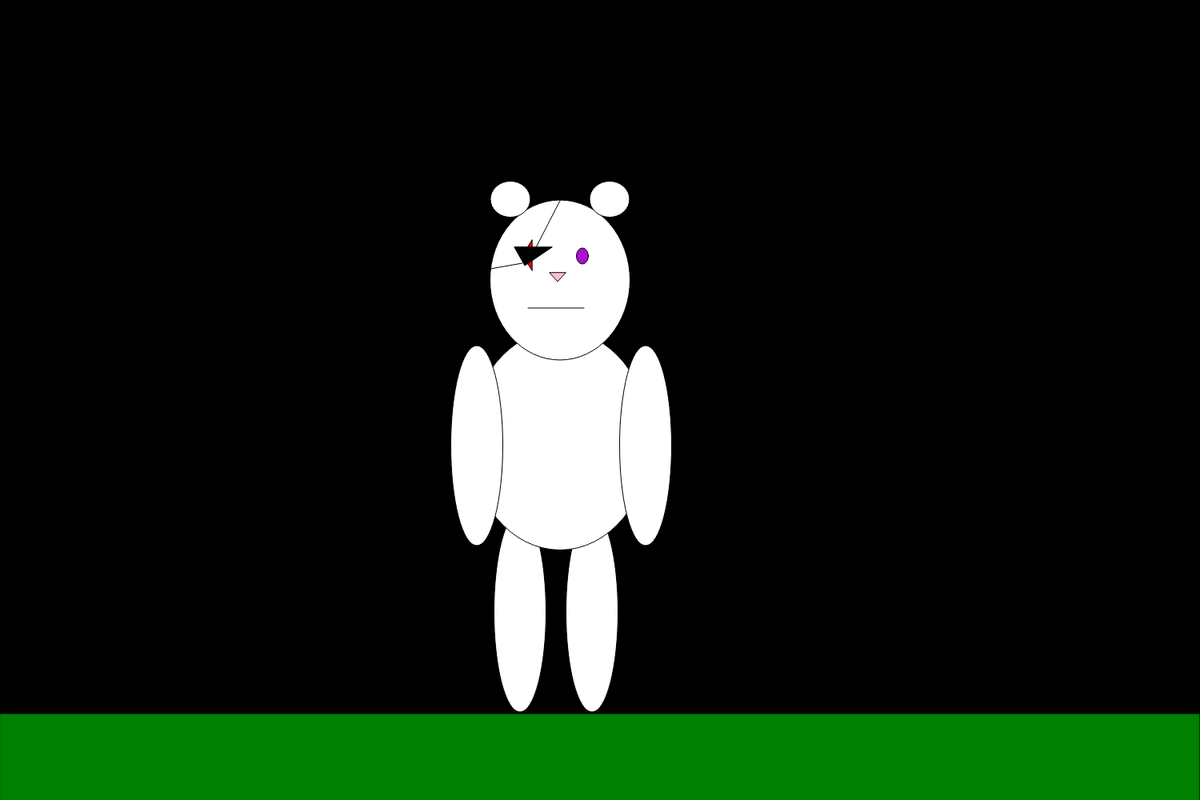
Frame 1 (no input)
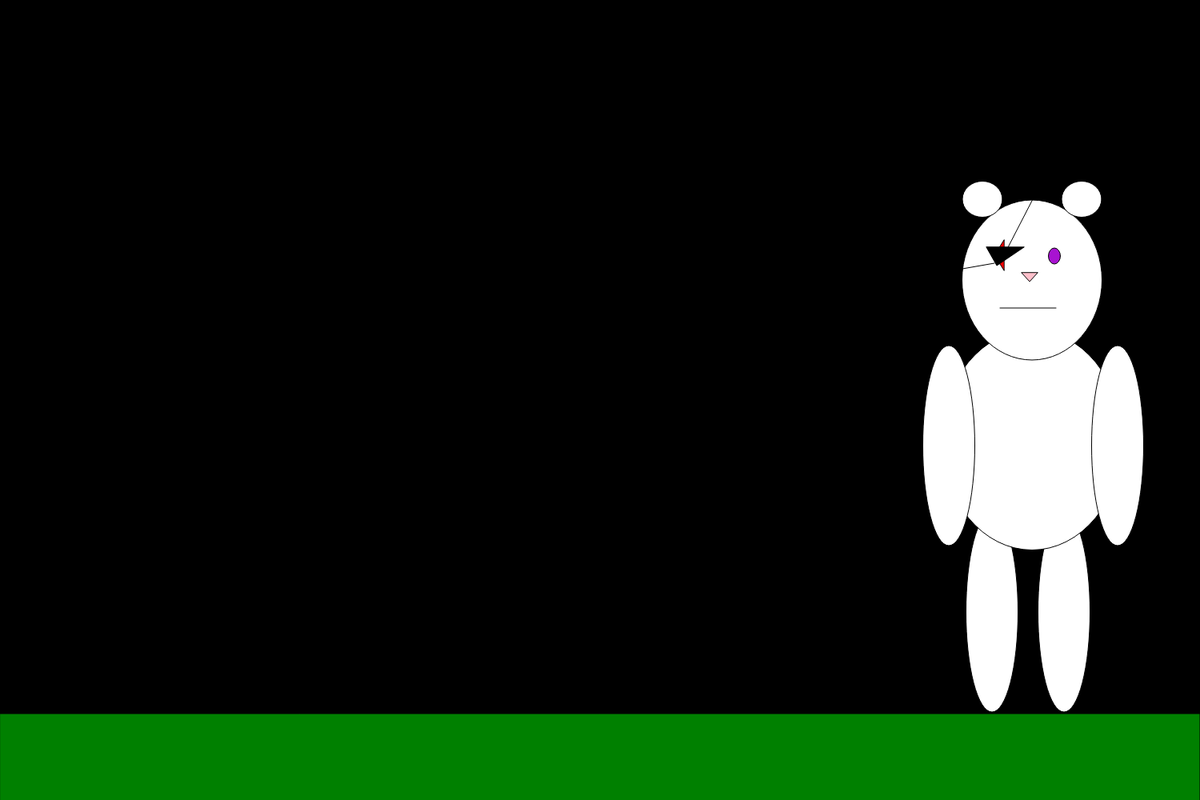
Frame 60 (no input)
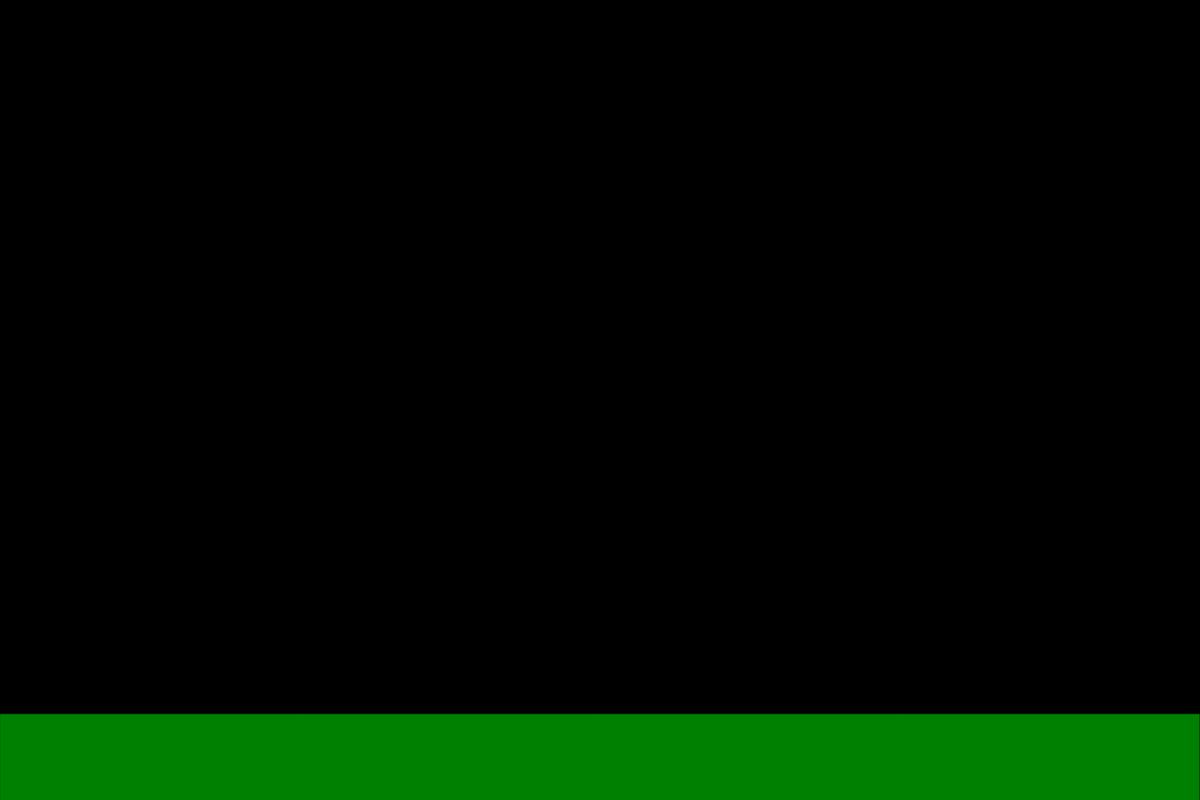
Frame 120 (the mouse pressed at the canvas centre since frame 60)

The p5.js sketch that drew these frames (run headless with seeded random() and noise() and a simulated clock; from frame 60 on, the mouse is pressed at the canvas centre):

// p5.js sketch
// ── sketch.js
var x = 0;

function setup() {
  // put setup code here
  createCanvas(1500, 1000);
}

function draw() {
  // put drawing code here
  background("black");
  push();
  translate(x, 0);
  bear();
  pop();

  x = x + 10;

  if (x > width) {
    x = 0;
  }

  //ground//
  fill("green");
  rect(0, 892, 1500, 150)
}

function bear() {
  //cordinate command//
  //fill("white");//
  //text(mouseX + "," + mouseY,100,200);//
  //left leg//
  fill("white");
  ellipse(650, 765, 65, 250);
  //right leg//
  fill("white");
  ellipse(740, 765, 65, 250);
  //torso//
  fill("white");
  ellipse(700, 550, 225, 275);
  //head//
  fill("white");
  ellipse(700, 350, 175, 200);
  //nose//
  fill("pink")
  triangle(687, 341, 697, 352, 707, 341);
  //left ear//
  fill("white");
  ellipse(638, 249, 50, 45);
  //right ear//
  fill("white");
  ellipse(762, 249, 50, 45);
  //mouth//
  fill("black")
  line(660, 385, 730, 385)
  //right eye//
  fill(168, 19, 209);
  ellipse(728, 320, 15, 20);
  //scar//
  fill("red");
  triangle(665, 300, 653, 319, 665, 338);
  //eye patch//
  fill("black");
  triangle(643, 309, 656, 332, 690, 309);
  fill("black");
  line(701, 249, 667, 315);
  fill("black");
  line(653, 329, 613, 336);
  //left arm//
  fill("white");
  ellipse(596, 557, 65, 250);
  //right arm//
  fill("white");
  ellipse(807, 557, 65, 250);

}
